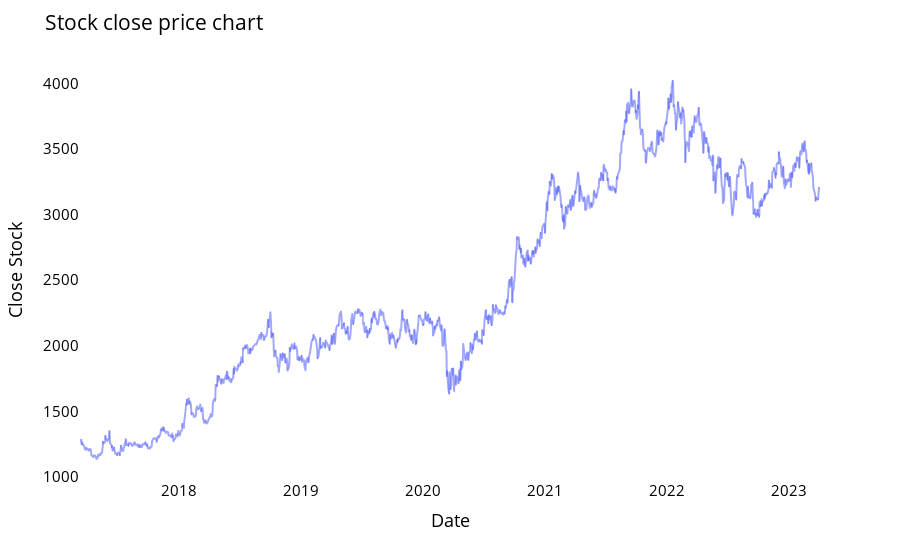

The cell this chart's notebook holds for it:
### Code cell
fig = px.line(closedf, x=closedf.date, y=closedf.close,labels={'date':'Date','close':'Close Stock'})
fig.update_traces(marker_line_width=2, opacity=0.6)
fig.update_layout(title_text='Stock close price chart', plot_bgcolor='white', font_size=15, font_color='black')
fig.update_xaxes(showgrid=False)
fig.update_yaxes(showgrid=False)
fig.show()

### Figure 1 — Plotly figure (JSON) as saved in the notebook; plotly's stock layout.template omitted (floating-point values rounded to 4 significant figures; data arrays with more than 128 entries replaced by an {"elided": "..."} marker saying what was removed)
{"data": [{"hovertemplate": "Date=%{x}<br>Close Stock=%{y}<extra></extra>", "legendgroup": "", "line": {"color": "#636efa", "dash": "solid"}, "marker": {"line": {"width": 2}, "symbol": "circle"}, "mode": "lines", "name": "", "opacity": 0.6, "showlegend": false, "type": "scattergl", "x": {"elided": "1500 str values"}, "xaxis": "x", "y": {"elided": "1500 float values"}, "yaxis": "y"}], "layout": {"font": {"color": "black", "size": 15}, "legend": {"tracegroupgap": 0}, "margin": {"t": 60}, "plot_bgcolor": "white", "title": {"text": "Stock close price chart"}, "xaxis": {"anchor": "y", "domain": [0, 1], "showgrid": false, "title": {"text": "Date"}}, "yaxis": {"anchor": "x", "domain": [0, 1], "showgrid": false, "title": {"text": "Close Stock"}}}}
